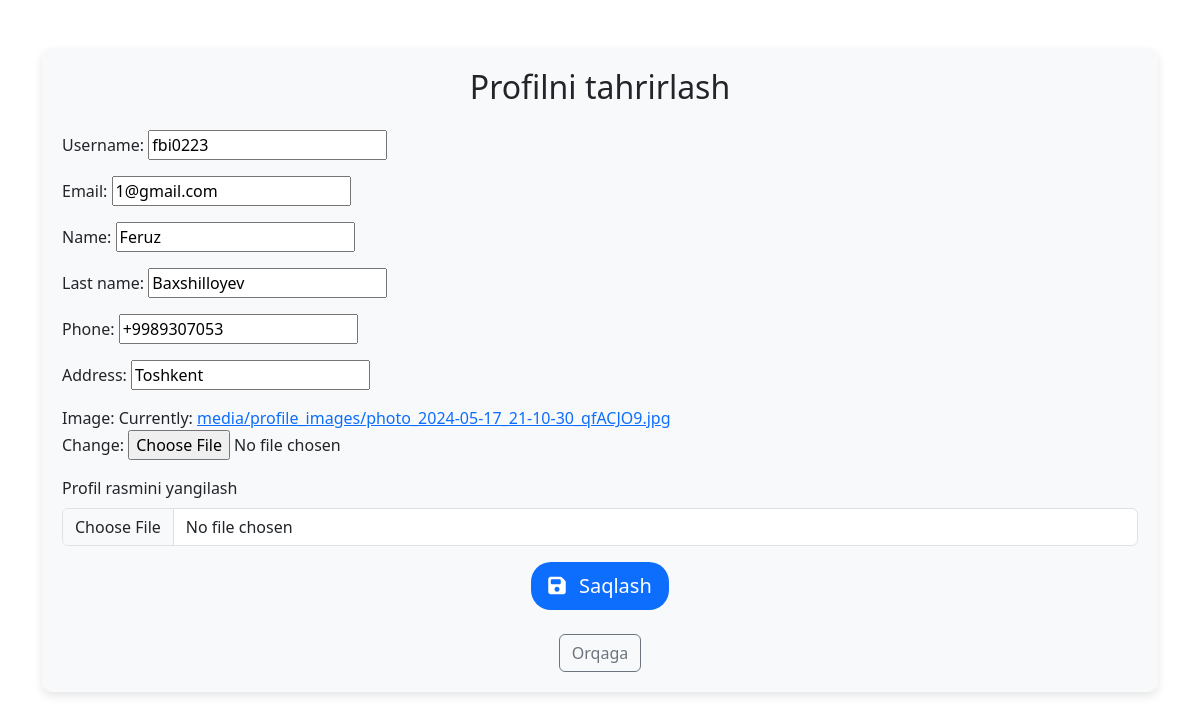
Screenshot of /profil/profil_edit/ (signed in) with the database file from the repository.
### profil/models.py (models this page shows, shortened)
class CustomUser(AbstractBaseUser, PermissionsMixin):
    username = models.CharField(max_length=50)
    email = models.EmailField(unique=True)
    name = models.CharField(max_length=100)
    last_name = models.CharField(max_length=100)
    phone = models.CharField()
    address = models.CharField()
    true_quiz = models.IntegerField(default=0, blank=True, null=True)
    total_quiz = models.IntegerField(default=0, blank=True, null=True)
    image = models.FileField(upload_to='media/profile_images', default='profile_images/img.png')
    is_active = models.BooleanField(default=True)
    is_staff = models.BooleanField(default=False)
    objects = CustomUserManager()
    USERNAME_FIELD = 'email'
    REQUIRED_FIELDS = ['name']

### profil/views.py (the view)
# urls.py: path('profil_edit/', edit_profile, name='edit_profile'),
def edit_profile(request):
    user = request.user
    if request.method == 'POST':
        form = CustomUserForm(request.POST, request.FILES, instance=user)
        if form.is_valid():
            form.save()
            return redirect('profil:profil')
    else:
        form = CustomUserForm(instance=user)
    return render(request, 'edit_profil.html', {'form': form})

### profil/forms.py
class CustomUserForm(forms.ModelForm):
    class Meta:
        model = CustomUser
        fields = ['username', 'email', 'name', 'last_name', 'phone', 'address', 'image']

### profil/templates/edit_profil.html (shortened to what this page needs)
<!DOCTYPE html>
<html lang="uz">
<head>
    <link href="https://cdn.jsdelivr.net/npm/bootstrap@5.3.3/dist/css/bootstrap.min.css" rel="stylesheet">
    <link href="https://cdnjs.cloudflare.com/ajax/libs/font-awesome/6.5.0/css/all.min.css" rel="stylesheet">
</head>
<body>
<div class="container mt-5">
    <div class="form-container">
        <h2 class="text-center mb-4">Profilni tahrirlash</h2>
        <form method="POST" enctype="multipart/form-data">
            {{ form.as_p }}
            <div class="mb-3">
                <label for="id_image" class="form-label">Profil rasmini yangilash</label>
                <input type="file" class="form-control" id="id_image" name="image" accept="image/*">
            </div>
            <div class="text-center">
                <button type="submit" class="btn btn-custom btn-lg">
                    <i class="fa-solid fa-save me-2"></i> Saqlash
                </button>
            </div>
        </form>
        <div class="text-center mt-4">
            <a href="{% url 'profil:profil' %}" class="btn btn-outline-secondary">Orqaga</a>
        </div>
    </div>
</div>
</body>
</html>

### profil/templates/edit_profil.html (style rules this page uses)
.form-container { background-color: #f8f9fa; padding: 20px; border-radius: 10px; box-shadow: 0 4px 10px rgba(0,0,0,0.1); }
.btn-custom { background-color: #0d6efd; color: white; border-radius: 20px; }

### rows the page displays
CustomUser: username "fbi0223", email "1@gmail.com", name "Feruz", last_name "Baxshilloyev", phone "+9989307053", address "Toshkent"
